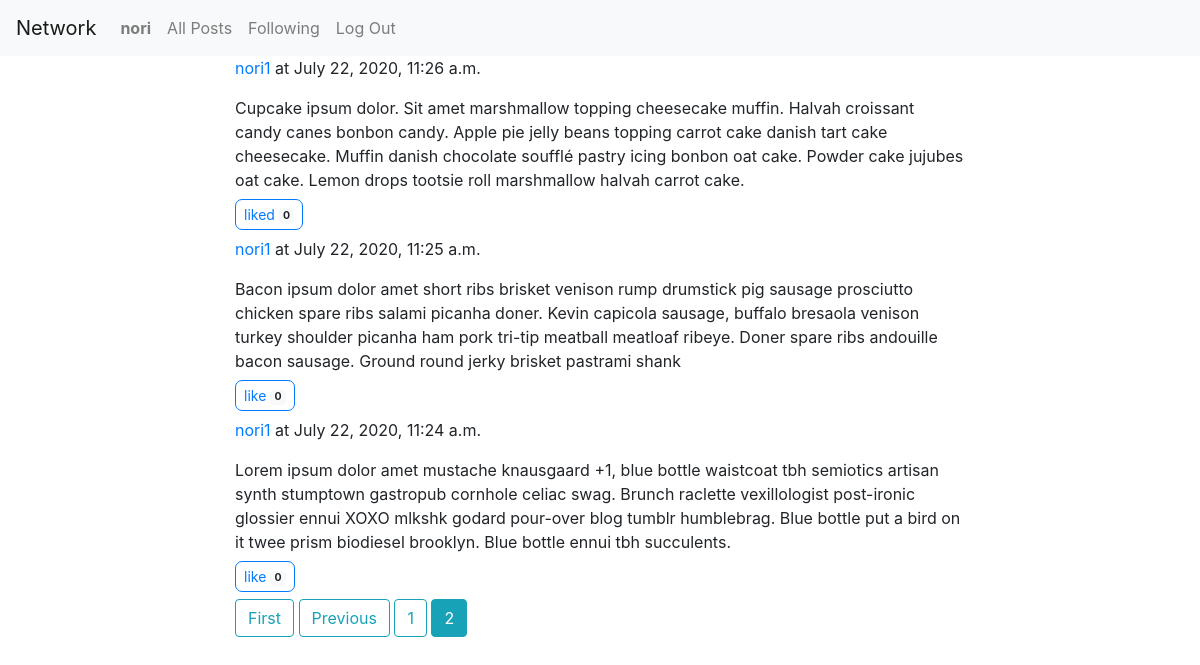
Page /following?page=2 (signed in) on the committed database.
### network/models.py (models this page shows, shortened)
class User(AbstractUser):
    pass

class Post(models.Model):
    content = models.TextField()
    author = models.ForeignKey(User, on_delete=models.CASCADE)
    created_at = models.DateTimeField(auto_now_add=True)
    n_likes = models.IntegerField(default=0)

### network/views.py (the view)
# urls.py: path("following", views.follow, name="follow"),
def follow(request):
    current_user = request.user
    userids = Follower.objects.values_list('follower_id', flat=True).filter(user=current_user.id)
    posts = Post.objects.filter(author__in=set(
        userids)).order_by('created_at').reverse()
    posts_ids = posts.values_list('id', flat=True)
    posts_likes = Post_likes.objects.filter(post_id__in=posts_ids, user_id=current_user.id)
    paginator = Paginator(posts, 3)
    page_number = request.GET.get('page')
    page_obj = paginator.get_page(page_number)
    context = {
        "page_obj": page_obj,
        'posts_likes': posts_likes.values_list('post_id', flat=True)
    }
    return render(request, "network/folllow.html", context)

### network/templates/network/folllow.html (shortened to what this page needs)
{% extends "network/layout.html" %}
{% block body %}
    <div>
        {% for post in page_obj %}
        <div id='{{post.id}}' style="position: relative;">
            <p><a href="{% url 'profile' post.author %}">{{ post.author }}</a> at {{ post.created_at }} </p>
            <div>
                {{ post.content }}
            </div>
            {% if post.id in posts_likes %}
            <button type="button" class="btn btn-outline-primary btn-sm like">
                liked <span class="badge badge-light">{{ post.n_likes }}</span>
            </button>
            {% else %}
            <button type="button" class="btn btn-outline-primary btn-sm like">
                like <span class="badge badge-light">{{ post.n_likes }}</span>
            </button>
            {% endif %}
        </div>
        {% endfor %}
    </div>
    <div>
        {% if page_obj.has_previous %}
            <a class="btn btn-outline-info mb-4" href="?page=1">First</a>
            <a class="btn btn-outline-info mb-4" href="?page={{page_obj.previous_page_number}}">Previous</a>
        {%endif%}
        {% for num in page_obj.paginator.page_range %}
            {% if page_obj.number == num %}
                <a class="btn btn-info mb-4" href="?page={{ num }}">{{ num }}</a>
            {% elif num > page_obj.number|add:'-3' and num < page_obj.number|add:'3' %}
                <a class="btn btn-outline-info mb-4" href="?page={{ num }}">{{ num }}</a>
            {%endif%}
        {% endfor%}
    </div>
{% endblock %}

### network/templates/network/layout.html (shortened to what this page needs)
{% load static %}
<!DOCTYPE html>
<html lang="en">
    <head>
        <link rel="stylesheet" href="https://stackpath.bootstrapcdn.com/bootstrap/4.4.1/css/bootstrap.min.css">
        <link href="{% static 'network/styles.css' %}" rel="stylesheet">
    </head>
    <body>
        <nav style="color: aqua;" class="navbar navbar-expand-lg navbar-light bg-light">
            <a class="navbar-brand" href="{% url 'index' %}">Network</a>
            <div>
              <ul class="navbar-nav mr-auto">
                {% if user.is_authenticated %}
                    <li class="nav-item">
                        <a class="nav-link" href="{% url 'profile' user.username %}"><strong>{{ user.username }}</strong></a>
                    </li>
                {% endif %}
                <li class="nav-item">
                  <a class="nav-link" href="{% url 'index' %}">All Posts</a>
                </li>
                {% if user.is_authenticated %}
                    <li class="nav-item">
                        <a class="nav-link" href="{% url 'follow' %}">Following</a>
                    </li>
                    <li class="nav-item">
                        <a class="nav-link" href="{% url 'logout' %}">Log Out</a>
                    </li>
                {% endif %}
              </ul>
            </div>
          </nav>
        <div class="body">
            <div class="container">
                <div class="row">
                    <div class="col-sm-2">
                    </div>
                        <div class="col-sm-8">
                            {% block body %}
                            {% endblock %}
                        </div>
                    <div class="col-sm-2">
                    </div>
                </div>
            </div>
        </div>
    </body>
</html>

### network/static/network/styles.css (style rules this page uses)
.like { border-radius: .5em; margin-top: .5em; margin-bottom: .5em; }

### rows in the picture
User: username "nori"
Post: author "nori1", created_at "July 22, 2020, 11:26 a.m.", content "Cupcake ipsum dolor. Sit amet marshmallow topping cheesecake muffin. Halvah croissant candy canes bonbon candy. Apple pie jelly beans topping carrot cake danish tart cake cheesecake. Muffin danish chocolate soufflé pastry icing bonbon oat cake. Powder cake jujubes oat cake. Lemon drops tootsie roll marshmallow halvah carrot cake.", n_likes "0"
Post: author "nori1", created_at "July 22, 2020, 11:25 a.m.", content "Bacon ipsum dolor amet short ribs brisket venison rump drumstick pig sausage prosciutto chicken spare ribs salami picanha doner. Kevin capicola sausage, buffalo bresaola venison turkey shoulder picanha ham pork tri-tip meatball meatloaf ribeye. Doner spare ribs andouille bacon sausage. Ground round jerky brisket pastrami shank", n_likes "0"
Post: author "nori1", created_at "July 22, 2020, 11:24 a.m.", content "Lorem ipsum dolor amet mustache knausgaard +1, blue bottle waistcoat tbh semiotics artisan synth stumptown gastropub cornhole celiac swag. Brunch raclette vexillologist post-ironic glossier ennui XOXO mlkshk godard pour-over blog tumblr humblebrag. Blue bottle put a bird on it twee prism biodiesel brooklyn. Blue bottle ennui tbh succulents.", n_likes "0"

### other values in the picture
{{ num }} "1"
{{ num }} "2"
